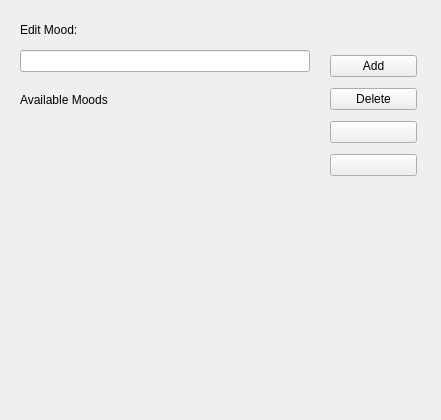
<?xml version="1.0" encoding="UTF-8"?>
<ui version="4.0">
 <class>MoodPluginUI</class>
 <widget class="QWidget" name="MoodPluginUI">
  <property name="geometry">
   <rect>
    <x>0</x>
    <y>0</y>
    <width>441</width>
    <height>420</height>
   </rect>
  </property>
  <property name="windowTitle">
   <string>Form1</string>
  </property>
  <property name="toolTip">
   <string/>
  </property>
  <widget class="QLabel" name="TextLabel2">
   <property name="geometry">
    <rect>
     <x>20</x>
     <y>90</y>
     <width>180</width>
     <height>20</height>
    </rect>
   </property>
   <property name="text">
    <string>Available Moods</string>
   </property>
   <property name="wordWrap">
    <bool>false</bool>
   </property>
  </widget>
  <widget class="QLabel" name="lbMoodCB">
   <property name="geometry">
    <rect>
     <x>20</x>
     <y>20</y>
     <width>150</width>
     <height>20</height>
    </rect>
   </property>
   <property name="text">
    <string>Edit Mood:</string>
   </property>
   <property name="wordWrap">
    <bool>false</bool>
   </property>
  </widget>
  <widget class="QLineEdit" name="LineEdit">
   <property name="geometry">
    <rect>
     <x>20</x>
     <y>50</y>
     <width>290</width>
     <height>22</height>
    </rect>
   </property>
  </widget>
  <widget class="QWidget" name="Layout2">
   <property name="geometry">
    <rect>
     <x>330</x>
     <y>50</y>
     <width>87</width>
     <height>132</height>
    </rect>
   </property>
   <layout class="QVBoxLayout">
    <property name="spacing">
     <number>6</number>
    </property>
    <property name="margin">
     <number>0</number>
    </property>
    <item>
     <widget class="QPushButton" name="pbAdd">
      <property name="text">
       <string>Add</string>
      </property>
     </widget>
    </item>
    <item>
     <widget class="QPushButton" name="pbDelete">
      <property name="text">
       <string>Delete</string>
      </property>
     </widget>
    </item>
    <item>
     <widget class="QPushButton" name="pbUp">
      <property name="toolTip">
       <string>move mood up</string>
      </property>
      <property name="text">
       <string/>
      </property>
     </widget>
    </item>
    <item>
     <widget class="QPushButton" name="pbDown">
      <property name="toolTip">
       <string>move down mood</string>
      </property>
      <property name="text">
       <string/>
      </property>
     </widget>
    </item>
   </layout>
  </widget>
  <widget class="Q3ListBox" name="ListBox3">
   <property name="geometry">
    <rect>
     <x>20</x>
     <y>120</y>
     <width>290</width>
     <height>280</height>
    </rect>
   </property>
   <property name="resizePolicy">
    <enum>Q3ScrollView::Manual</enum>
   </property>
   <item>
    <property name="text">
     <string>No mood</string>
    </property>
   </item>
   <item>
    <property name="text">
     <string>amused</string>
    </property>
   </item>
   <item>
    <property name="text">
     <string>ecstatic</string>
    </property>
   </item>
   <item>
    <property name="text">
     <string>excited</string>
    </property>
   </item>
   <item>
    <property name="text">
     <string>joyful</string>
    </property>
   </item>
   <item>
    <property name="text">
     <string>tired</string>
    </property>
   </item>
   <item>
    <property name="text">
     <string>sad</string>
    </property>
   </item>
   <item>
    <property name="text">
     <string>annoyed</string>
    </property>
   </item>
   <item>
    <property name="text">
     <string>angry</string>
    </property>
   </item>
   <item>
    <property name="text">
     <string>bored</string>
    </property>
   </item>
   <item>
    <property name="text">
     <string>depressed</string>
    </property>
   </item>
   <item>
    <property name="text">
     <string>disappointed</string>
    </property>
   </item>
   <item>
    <property name="text">
     <string>lonely</string>
    </property>
   </item>
  </widget>
 </widget>
 <layoutdefault spacing="6" margin="11"/>
 <customwidgets>
  <customwidget>
   <class>Q3Frame</class>
   <extends>QFrame</extends>
   <header>Qt3Support/Q3Frame</header>
   <container>1</container>
  </customwidget>
  <customwidget>
   <class>Q3ListBox</class>
   <extends>Q3Frame</extends>
   <header>q3listbox.h</header>
  </customwidget>
 </customwidgets>
 <resources/>
 <connections>
  <connection>
   <sender>pbDelete</sender>
   <signal>clicked()</signal>
   <receiver>MoodPluginUI</receiver>
   <slot>pbDelete_clicked()</slot>
   <hints>
    <hint type="sourcelabel">
     <x>20</x>
     <y>20</y>
    </hint>
    <hint type="destinationlabel">
     <x>20</x>
     <y>20</y>
    </hint>
   </hints>
  </connection>
  <connection>
   <sender>pbAdd</sender>
   <signal>clicked()</signal>
   <receiver>MoodPluginUI</receiver>
   <slot>pbAdd_clicked()</slot>
   <hints>
    <hint type="sourcelabel">
     <x>20</x>
     <y>20</y>
    </hint>
    <hint type="destinationlabel">
     <x>20</x>
     <y>20</y>
    </hint>
   </hints>
  </connection>
  <connection>
   <sender>ListBox3</sender>
   <signal>selectionChanged()</signal>
   <receiver>MoodPluginUI</receiver>
   <slot>ListBox3_selectionChanged()</slot>
   <hints>
    <hint type="sourcelabel">
     <x>20</x>
     <y>20</y>
    </hint>
    <hint type="destinationlabel">
     <x>20</x>
     <y>20</y>
    </hint>
   </hints>
  </connection>
  <connection>
   <sender>pbDown</sender>
   <signal>clicked()</signal>
   <receiver>MoodPluginUI</receiver>
   <slot>pbDown_clicked()</slot>
   <hints>
    <hint type="sourcelabel">
     <x>20</x>
     <y>20</y>
    </hint>
    <hint type="destinationlabel">
     <x>20</x>
     <y>20</y>
    </hint>
   </hints>
  </connection>
  <connection>
   <sender>pbUp</sender>
   <signal>clicked()</signal>
   <receiver>MoodPluginUI</receiver>
   <slot>pbUp_clicked()</slot>
   <hints>
    <hint type="sourcelabel">
     <x>20</x>
     <y>20</y>
    </hint>
    <hint type="destinationlabel">
     <x>20</x>
     <y>20</y>
    </hint>
   </hints>
  </connection>
 </connections>
</ui>
